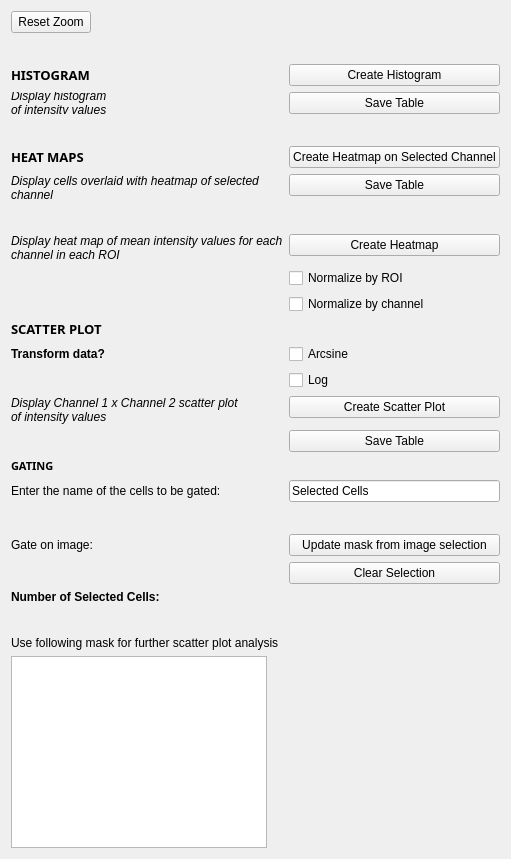
     <widget class="QWidget" name="anaTab">
      <attribute name="title">
       <string>Analysis</string>
      </attribute>
      <layout class="QFormLayout" name="formLayout">
       <item row="0" column="0">
        <widget class="QPushButton" name="analysisResetButton">
         <property name="sizePolicy">
          <sizepolicy hsizetype="Fixed" vsizetype="Fixed">
           <horstretch>0</horstretch>
           <verstretch>0</verstretch>
          </sizepolicy>
         </property>
         <property name="text">
          <string>Reset Zoom</string>
         </property>
        </widget>
       </item>
       <item row="1" column="0" colspan="2">
        <widget class="QLabel" name="analysisErrorMessage">
         <property name="palette">
          <palette>
           <active>
            <colorrole role="WindowText">
             <brush brushstyle="SolidPattern">
              <color alpha="255">
               <red>255</red>
               <green>0</green>
               <blue>0</blue>
              </color>
             </brush>
            </colorrole>
           </active>
           <inactive>
            <colorrole role="WindowText">
             <brush brushstyle="SolidPattern">
              <color alpha="255">
               <red>255</red>
               <green>0</green>
               <blue>0</blue>
              </color>
             </brush>
            </colorrole>
           </inactive>
           <disabled>
            <colorrole role="WindowText">
             <brush brushstyle="SolidPattern">
              <color alpha="255">
               <red>120</red>
               <green>120</green>
               <blue>120</blue>
              </color>
             </brush>
            </colorrole>
           </disabled>
          </palette>
         </property>
         <property name="font">
          <font>
           <family>Courier</family>
           <pointsize>12</pointsize>
           <weight>75</weight>
           <bold>true</bold>
          </font>
         </property>
         <property name="text">
          <string/>
         </property>
        </widget>
       </item>
       <item row="2" column="0">
        <widget class="QLabel" name="label">
         <property name="font">
          <font>
           <family>Montserrat</family>
           <pointsize>10</pointsize>
           <weight>75</weight>
           <bold>true</bold>
          </font>
         </property>
         <property name="text">
          <string>HISTOGRAM</string>
         </property>
        </widget>
       </item>
       <item row="2" column="1">
        <widget class="QPushButton" name="crtPlotButton">
         <property name="text">
          <string>Create Histogram</string>
         </property>
        </widget>
       </item>
       <item row="3" column="0">
        <widget class="QLabel" name="label_9">
         <property name="font">
          <font>
           <family>MS Sans Serif</family>
           <italic>true</italic>
          </font>
         </property>
         <property name="text">
          <string>Display histogram of intensity values</string>
         </property>
         <property name="wordWrap">
          <bool>true</bool>
         </property>
        </widget>
       </item>
       <item row="3" column="1">
        <widget class="QPushButton" name="saveHistoTable">
         <property name="text">
          <string>Save Table</string>
         </property>
        </widget>
       </item>
       <item row="4" column="0">
        <spacer name="horizontalSpacer_8">
         <property name="orientation">
          <enum>Qt::Horizontal</enum>
         </property>
         <property name="sizeHint" stdset="0">
          <size>
           <width>40</width>
           <height>20</height>
          </size>
         </property>
        </spacer>
       </item>
       <item row="5" column="0">
        <widget class="QLabel" name="label_2">
         <property name="font">
          <font>
           <family>Montserrat</family>
           <pointsize>10</pointsize>
           <weight>75</weight>
           <bold>true</bold>
          </font>
         </property>
         <property name="text">
          <string>HEAT MAPS</string>
         </property>
        </widget>
       </item>
       <item row="5" column="1">
        <widget class="QPushButton" name="crtHeatmapChannel">
         <property name="text">
          <string>Create Heatmap on Selected Channel</string>
         </property>
        </widget>
       </item>
       <item row="6" column="0">
        <widget class="QLabel" name="label_20">
         <property name="maximumSize">
          <size>
           <width>16777215</width>
           <height>16777215</height>
          </size>
         </property>
         <property name="font">
          <font>
           <family>MS Sans Serif</family>
           <italic>true</italic>
          </font>
         </property>
         <property name="text">
          <string>Display cells overlaid with heatmap of selected channel</string>
         </property>
         <property name="wordWrap">
          <bool>true</bool>
         </property>
        </widget>
       </item>
       <item row="6" column="1">
        <widget class="QPushButton" name="saveHeatmapTable">
         <property name="text">
          <string>Save Table</string>
         </property>
        </widget>
       </item>
       <item row="8" column="0">
        <spacer name="horizontalSpacer_13">
         <property name="orientation">
          <enum>Qt::Horizontal</enum>
         </property>
         <property name="sizeHint" stdset="0">
          <size>
           <width>40</width>
           <height>20</height>
          </size>
         </property>
        </spacer>
       </item>
       <item row="9" column="0">
        <widget class="QLabel" name="label_11">
         <property name="font">
          <font>
           <family>MS Sans Serif</family>
           <italic>true</italic>
          </font>
         </property>
         <property name="autoFillBackground">
          <bool>false</bool>
         </property>
         <property name="text">
          <string>Display heat map of mean intensity values for each channel in each ROI</string>
         </property>
         <property name="scaledContents">
          <bool>false</bool>
         </property>
         <property name="wordWrap">
          <bool>true</bool>
         </property>
        </widget>
       </item>
       <item row="9" column="1">
        <widget class="QPushButton" name="crtHeatmapButton">
         <property name="text">
          <string>Create Heatmap</string>
         </property>
        </widget>
       </item>
       <item row="11" column="0">
        <spacer name="horizontalSpacer_10">
         <property name="orientation">
          <enum>Qt::Horizontal</enum>
         </property>
         <property name="sizeHint" stdset="0">
          <size>
           <width>40</width>
           <height>20</height>
          </size>
         </property>
        </spacer>
       </item>
       <item row="12" column="0">
        <widget class="QLabel" name="label_3">
         <property name="font">
          <font>
           <family>Montserrat</family>
           <pointsize>10</pointsize>
           <weight>75</weight>
           <bold>true</bold>
          </font>
         </property>
         <property name="text">
          <string>SCATTER PLOT</string>
         </property>
        </widget>
       </item>
       <item row="14" column="0">
        <widget class="QLabel" name="label_51">
         <property name="font">
          <font>
           <weight>75</weight>
           <bold>true</bold>
          </font>
         </property>
         <property name="text">
          <string>Transform data?</string>
         </property>
        </widget>
       </item>
       <item row="14" column="1">
        <widget class="QCheckBox" name="arcsinTrans">
         <property name="text">
          <string>Arcsine</string>
         </property>
        </widget>
       </item>
       <item row="16" column="0">
        <widget class="QLabel" name="label_12">
         <property name="font">
          <font>
           <family>MS Sans Serif</family>
           <italic>true</italic>
          </font>
         </property>
         <property name="text">
          <string>Display Channel 1 x Channel 2 scatter plot of intensity values</string>
         </property>
         <property name="wordWrap">
          <bool>true</bool>
         </property>
        </widget>
       </item>
       <item row="16" column="1">
        <widget class="QPushButton" name="crtScatterButton">
         <property name="text">
          <string>Create Scatter Plot</string>
         </property>
        </widget>
       </item>
       <item row="17" column="1">
        <widget class="QPushButton" name="saveScatPlotTable">
         <property name="text">
          <string>Save Table</string>
         </property>
        </widget>
       </item>
       <item row="20" column="0">
        <widget class="QLabel" name="label_48">
         <property name="font">
          <font>
           <family>Montserrat</family>
           <pointsize>8</pointsize>
           <weight>75</weight>
           <bold>true</bold>
          </font>
         </property>
         <property name="text">
          <string>GATING</string>
         </property>
        </widget>
       </item>
       <item row="21" column="0">
        <widget class="QLabel" name="label_47">
         <property name="text">
          <string>Enter the name of the cells to be gated:</string>
         </property>
        </widget>
       </item>
       <item row="21" column="1">
        <widget class="QLineEdit" name="selectedCellsName">
         <property name="text">
          <string>Selected Cells</string>
         </property>
        </widget>
       </item>
       <item row="22" column="1">
        <spacer name="horizontalSpacer_5">
         <property name="orientation">
          <enum>Qt::Horizontal</enum>
         </property>
         <property name="sizeHint" stdset="0">
          <size>
           <width>40</width>
           <height>20</height>
          </size>
         </property>
        </spacer>
       </item>
       <item row="23" column="1">
        <widget class="QPushButton" name="updPlotFromSel">
         <property name="text">
          <string>Update mask from image selection</string>
         </property>
        </widget>
       </item>
       <item row="24" column="1">
        <widget class="QPushButton" name="clearSelection">
         <property name="text">
          <string>Clear Selection</string>
         </property>
        </widget>
       </item>
       <item row="25" column="0">
        <widget class="QLabel" name="label_25">
         <property name="font">
          <font>
           <weight>75</weight>
           <bold>true</bold>
          </font>
         </property>
         <property name="text">
          <string>Number of Selected Cells:</string>
         </property>
        </widget>
       </item>
       <item row="25" column="1">
        <widget class="QLabel" name="selectedCellsCount">
         <property name="font">
          <font>
           <weight>75</weight>
           <bold>true</bold>
          </font>
         </property>
         <property name="text">
          <string/>
         </property>
        </widget>
       </item>
       <item row="27" column="0">
        <spacer name="horizontalSpacer_9">
         <property name="orientation">
          <enum>Qt::Horizontal</enum>
         </property>
         <property name="sizeHint" stdset="0">
          <size>
           <width>40</width>
           <height>20</height>
          </size>
         </property>
        </spacer>
       </item>
       <item row="28" column="0">
        <widget class="QLabel" name="label_49">
         <property name="text">
          <string>Use following mask for further scatter plot analysis</string>
         </property>
        </widget>
       </item>
       <item row="29" column="0">
        <widget class="QListWidget" name="gatingMasks"/>
       </item>
       <item row="15" column="1">
        <widget class="QCheckBox" name="logTrans">
         <property name="text">
          <string>Log</string>
         </property>
        </widget>
       </item>
       <item row="10" column="1">
        <widget class="QCheckBox" name="hmapNormalizeRoi">
         <property name="text">
          <string>Normalize by ROI</string>
         </property>
        </widget>
       </item>
       <item row="11" column="1">
        <widget class="QCheckBox" name="hmapNormalizeChannel">
         <property name="text">
          <string>Normalize by channel</string>
         </property>
        </widget>
       </item>
       <item row="23" column="0">
        <widget class="QLabel" name="label_52">
         <property name="text">
          <string>Gate on image:</string>
         </property>
        </widget>
       </item>
      </layout>
     </widget>
